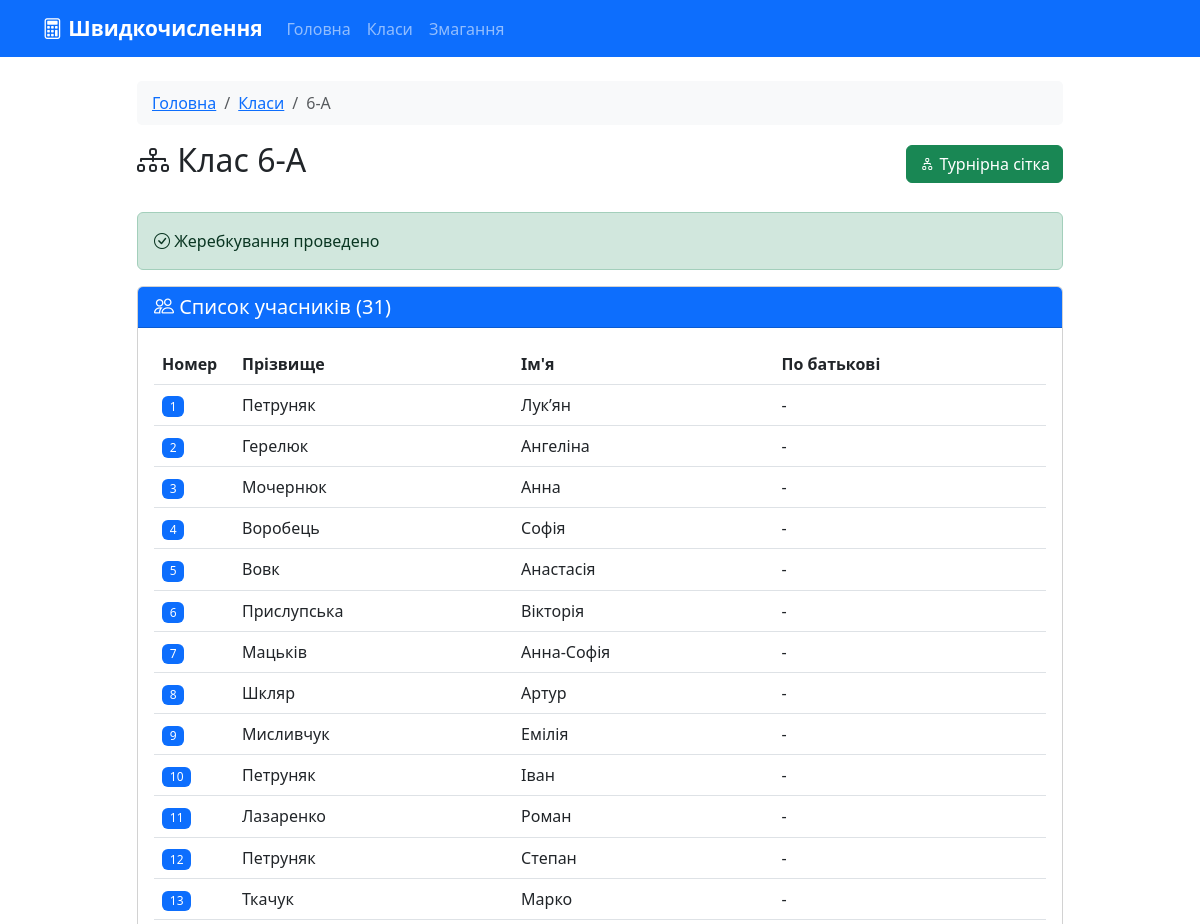
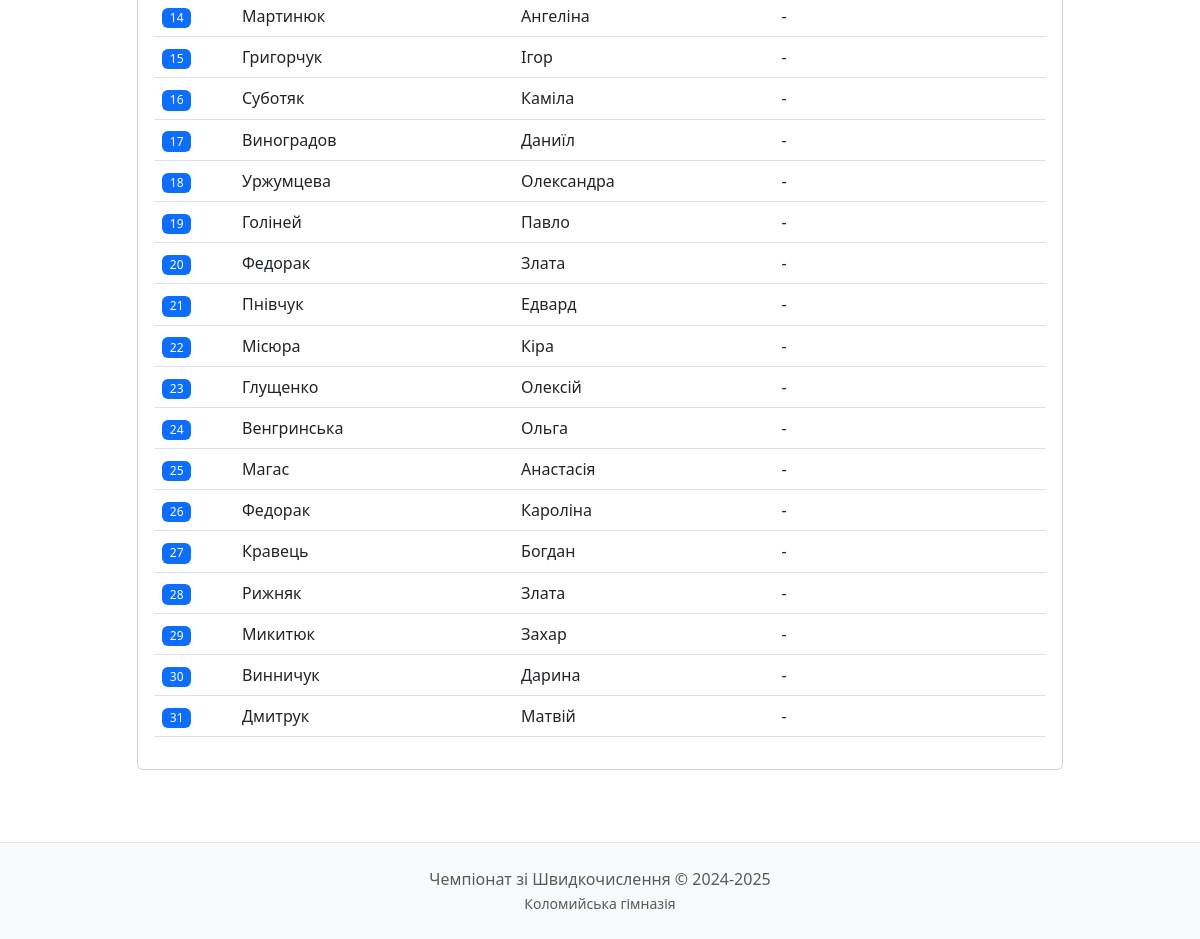
/class/6-А, run on the app's committed database (2 pictures, top to bottom).
### models.py (models this page shows, shortened)
class Student(db.Model):
    id = db.Column(db.Integer, primary_key=True)
    first_name = db.Column(db.String(50), nullable=False)
    last_name = db.Column(db.String(50), nullable=False)
    patronymic = db.Column(db.String(50))
    class_name = db.Column(db.String(10), nullable=False)
    seed = db.Column(db.Integer)
    rating = db.Column(db.Integer, default=0)
    has_bye = db.Column(db.Boolean, default=False)
    home_matches = db.relationship('Match', foreign_keys='Match.student1_id', backref='student1', lazy=True)
    away_matches = db.relationship('Match', foreign_keys='Match.student2_id', backref='student2', lazy=True)

### app.py (the view)
@app.route('/class/<class_name>')
def class_detail(class_name):
    students = Student.query.filter_by(class_name=class_name).order_by(Student.seed).all()
    has_draw = any(s.seed is not None for s in students)
    return render_template('class_detail.html',
                         class_name=class_name,
                         students=students,
                         has_draw=has_draw)

### templates/class_detail.html (shortened to what this page needs)
{% extends "base.html" %}
{% block content %}
<div class="row">
    <div class="col-md-10 mx-auto">
        <nav aria-label="breadcrumb">
            <ol class="breadcrumb">
                <li class="breadcrumb-item"><a href="{{ url_for('index') }}">Головна</a></li>
                <li class="breadcrumb-item"><a href="{{ url_for('classes') }}">Класи</a></li>
                <li class="breadcrumb-item active">{{ class_name }}</li>
            </ol>
        </nav>
        <div class="d-flex justify-content-between align-items-center mb-4">
            <h2><i class="bi bi-diagram-3"></i> Клас {{ class_name }}</h2>
            <a href="{{ url_for('bracket', class_name=class_name) }}" class="btn btn-success">
                <i class="bi bi-diagram-2"></i> Турнірна сітка
            </a>
        </div>
        {% if has_draw %}
        <div class="alert alert-success">
            <i class="bi bi-check-circle"></i> Жеребкування проведено
        </div>
        {% else %}
        <div class="alert alert-warning">
            <i class="bi bi-exclamation-triangle"></i> Жеребкування ще не проведено
        </div>
        {% endif %}
        <div class="card">
            <div class="card-header bg-primary text-white">
                <h5 class="mb-0">
                    <i class="bi bi-people"></i> Список учасників ({{ students|length }})
                </h5>
            </div>
            <div class="card-body">
                {% if students %}
                <div class="table-responsive">
                    <table class="table table-hover">
                        <thead>
                            <tr>
                                {% if has_draw %}
                                <th width="80">Номер</th>
                                {% else %}
                                <th width="80">№</th>
                                {% endif %}
                                <th>Прізвище</th>
                                <th>Ім'я</th>
                                <th>По батькові</th>
                            </tr>
                        </thead>
                        <tbody>
                            {% for student in students %}
                            <tr>
                                <td>
                                    {% if student.seed %}
                                        <span class="badge bg-primary">{{ student.seed }}</span>
                                    {% else %}
                                        {{ loop.index }}
                                    {% endif %}
                                </td>
                                <td>{{ student.last_name }}</td>
                                <td>{{ student.first_name }}</td>
                                <td>{{ student.patronymic or '-' }}</td>
                            </tr>
                            {% endfor %}
                        </tbody>
                    </table>
                </div>
                {% else %}
                <p class="text-muted text-center mb-0">Немає учасників</p>
                {% endif %}
            </div>
        </div>
    </div>
</div>
{% endblock %}

### static/css/style.css (style rules this page uses)
body { min-height: 100vh; display: flex; flex-direction: column; }
.card { transition: transform 0.2s, box-shadow 0.2s; }
.badge { font-weight: 500; }
.card, .alert { animation: fadeIn 0.3s ease-out; }
.btn { transition: all 0.2s; }
.breadcrumb { background: #f8f9fa; padding: 10px 15px; border-radius: 5px; }

### data on the page
Student: seed "1", last_name "Петруняк", first_name "Лук’ян", patronymic "-"
Student: seed "2", last_name "Герелюк", first_name "Ангеліна", patronymic "-"
Student: seed "3", last_name "Мочернюк", first_name "Анна", patronymic "-"
Student: seed "4", last_name "Воробець", first_name "Софія", patronymic "-"
Student: seed "5", last_name "Вовк", first_name "Анастасія", patronymic "-"
Student: seed "6", last_name "Прислупська", first_name "Вікторія", patronymic "-"
Student: seed "7", last_name "Мацьків", first_name "Анна-Софія", patronymic "-"
Student: seed "8", last_name "Шкляр", first_name "Артур", patronymic "-"
Student: seed "9", last_name "Мисливчук", first_name "Емілія", patronymic "-"
Student: seed "10", last_name "Петруняк", first_name "Іван", patronymic "-"
Student: seed "11", last_name "Лазаренко", first_name "Роман", patronymic "-"
Student: seed "12", last_name "Петруняк", first_name "Степан", patronymic "-"
Student: seed "13", last_name "Ткачук", first_name "Марко", patronymic "-"
Student: seed "14", last_name "Мартинюк", first_name "Ангеліна", patronymic "-"
Student: seed "15", last_name "Григорчук", first_name "Ігор", patronymic "-"
Student: seed "16", last_name "Суботяк", first_name "Каміла", patronymic "-"
Student: seed "17", last_name "Виноградов", first_name "Даниїл", patronymic "-"
Student: seed "18", last_name "Уржумцева", first_name "Олександра", patronymic "-"
Student: seed "19", last_name "Голіней", first_name "Павло", patronymic "-"
Student: seed "20", last_name "Федорак", first_name "Злата", patronymic "-"
Student: seed "21", last_name "Пнівчук", first_name "Едвард", patronymic "-"
Student: seed "22", last_name "Місюра", first_name "Кіра", patronymic "-"
Student: seed "23", last_name "Глущенко", first_name "Олексій", patronymic "-"
Student: seed "24", last_name "Венгринська", first_name "Ольга", patronymic "-"
Student: seed "25", last_name "Магас", first_name "Анастасія", patronymic "-"
Student: seed "26", last_name "Федорак", first_name "Кароліна", patronymic "-"
Student: seed "27", last_name "Кравець", first_name "Богдан", patronymic "-"
Student: seed "28", last_name "Рижняк", first_name "Злата", patronymic "-"
Student: seed "29", last_name "Микитюк", first_name "Захар", patronymic "-"
Student: seed "30", last_name "Винничук", first_name "Дарина", patronymic "-"
Student: seed "31", last_name "Дмитрук", first_name "Матвій", patronymic "-"

### other printed values
{{ class_name }} "6-А"
{{ students|length }} "31"
